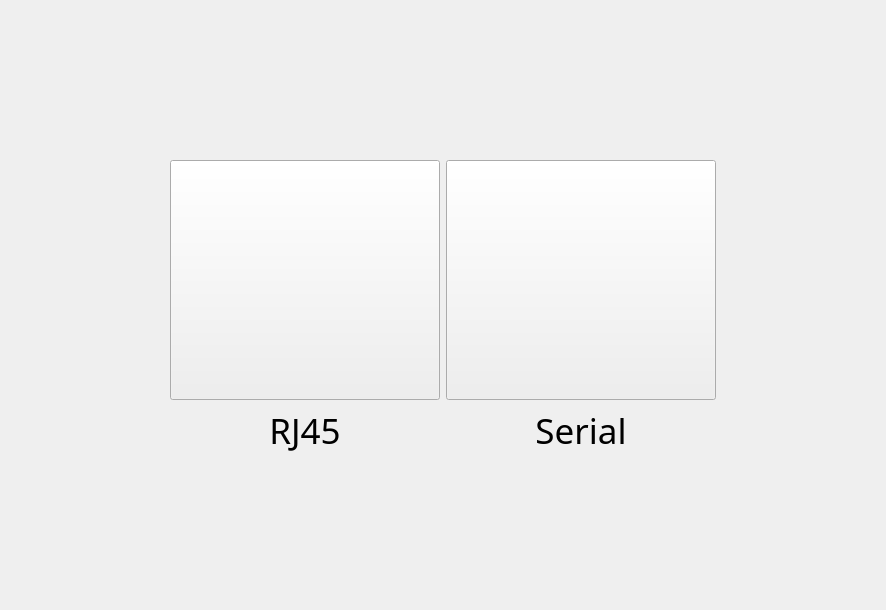
<?xml version="1.0" encoding="UTF-8"?>
<ui version="4.0">
 <class>WelcomClass</class>
 <widget class="QWidget" name="WelcomClass">
  <property name="geometry">
   <rect>
    <x>0</x>
    <y>0</y>
    <width>886</width>
    <height>610</height>
   </rect>
  </property>
  <property name="minimumSize">
   <size>
    <width>886</width>
    <height>610</height>
   </size>
  </property>
  <property name="maximumSize">
   <size>
    <width>886</width>
    <height>610</height>
   </size>
  </property>
  <property name="font">
   <font>
    <family>Share-TechMono</family>
    <pointsize>26</pointsize>
   </font>
  </property>
  <property name="windowTitle">
   <string>Welcom</string>
  </property>
  <property name="styleSheet">
   <string notr="true"/>
  </property>
  <layout class="QHBoxLayout" name="horizontalLayout_2">
   <property name="spacing">
    <number>0</number>
   </property>
   <property name="leftMargin">
    <number>0</number>
   </property>
   <property name="topMargin">
    <number>0</number>
   </property>
   <property name="rightMargin">
    <number>0</number>
   </property>
   <property name="bottomMargin">
    <number>0</number>
   </property>
   <item>
    <widget class="QWidget" name="widget" native="true">
     <property name="font">
      <font>
       <family>Microsoft YaHei UI</family>
       <pointsize>9</pointsize>
      </font>
     </property>
     <property name="styleSheet">
      <string notr="true">QWidget#widget
{
	
	border-image: url(:/Welcom/153_Black_Sea.png);
}</string>
     </property>
     <layout class="QGridLayout" name="gridLayout">
      <property name="leftMargin">
       <number>170</number>
      </property>
      <property name="topMargin">
       <number>160</number>
      </property>
      <property name="rightMargin">
       <number>170</number>
      </property>
      <property name="bottomMargin">
       <number>155</number>
      </property>
      <item row="0" column="0">
       <widget class="QPushButton" name="pushButton">
        <property name="sizePolicy">
         <sizepolicy hsizetype="Minimum" vsizetype="Minimum">
          <horstretch>0</horstretch>
          <verstretch>0</verstretch>
         </sizepolicy>
        </property>
        <property name="styleSheet">
         <string notr="true">QPushButton#pushButton
{
	border-image: url(:/Welcom/rj45.png);
}

QPushButton#pushButton:hove
{
	border-image: url(:/Welcom/rj45(1).png);
}</string>
        </property>
        <property name="text">
         <string/>
        </property>
       </widget>
      </item>
      <item row="0" column="1">
       <widget class="QPushButton" name="pushButton_2">
        <property name="sizePolicy">
         <sizepolicy hsizetype="Minimum" vsizetype="Minimum">
          <horstretch>0</horstretch>
          <verstretch>0</verstretch>
         </sizepolicy>
        </property>
        <property name="text">
         <string/>
        </property>
       </widget>
      </item>
      <item row="1" column="0">
       <widget class="QLabel" name="label">
        <property name="sizePolicy">
         <sizepolicy hsizetype="Preferred" vsizetype="Preferred">
          <horstretch>0</horstretch>
          <verstretch>0</verstretch>
         </sizepolicy>
        </property>
        <property name="minimumSize">
         <size>
          <width>0</width>
          <height>0</height>
         </size>
        </property>
        <property name="font">
         <font>
          <family>Share-TechMono</family>
          <pointsize>26</pointsize>
         </font>
        </property>
        <property name="text">
         <string>RJ45</string>
        </property>
        <property name="alignment">
         <set>Qt::AlignmentFlag::AlignCenter</set>
        </property>
       </widget>
      </item>
      <item row="1" column="1">
       <widget class="QLabel" name="label_2">
        <property name="sizePolicy">
         <sizepolicy hsizetype="Preferred" vsizetype="Maximum">
          <horstretch>0</horstretch>
          <verstretch>0</verstretch>
         </sizepolicy>
        </property>
        <property name="font">
         <font>
          <family>Share-TechMono</family>
          <pointsize>26</pointsize>
         </font>
        </property>
        <property name="text">
         <string>Serial</string>
        </property>
        <property name="alignment">
         <set>Qt::AlignmentFlag::AlignCenter</set>
        </property>
       </widget>
      </item>
     </layout>
    </widget>
   </item>
  </layout>
 </widget>
 <layoutdefault spacing="6" margin="11"/>
 <resources>
  <include location="Welcom.qrc"/>
 </resources>
 <connections/>
</ui>
